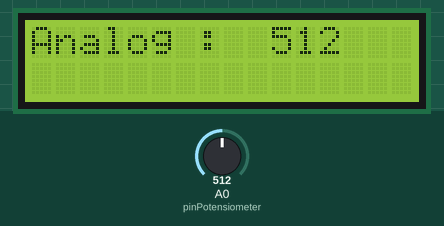
Recording of a sketch running on a simulated Arduino Uno, built with avr-gcc and run on an emulated ATmega328P. Shown: 16×2 character LCD. The test bench sets the inputs (shaded band); at power-on: A0 (pinPotensiometer) = 512.

Above: at 1.2 s.
1.3 s: A0 (pinPotensiometer) set to 716
At 1.52 s:
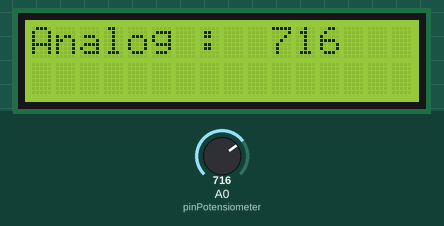
4.3 s: A0 (pinPotensiometer) set to 900
At 4.88 s:
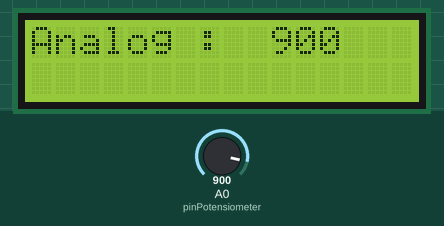
5.8 s: A0 (pinPotensiometer) set to 1023
At 6.34 s:
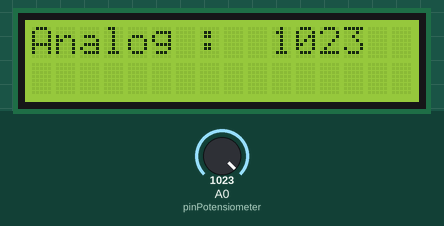
Timing chart, 0 to 8.8 s (numbered marks = the images above; inputs shaded):
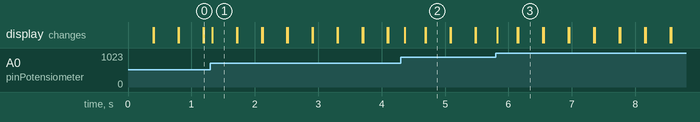

The sketch:

potensiometer_lcd16x2.ino
```cpp
#include <LiquidCrystal_I2C.h>
LiquidCrystal_I2C lcd(0x27, 16, 2);

#define pinPotensiometer A0

void setup() {
  Serial.begin(9600);
  lcd.begin();
  lcd.backlight();
}

void loop(){
  int bacaAnalog = analogRead(pinPotensiometer);
  lcd.setCursor(0,0);
  lcd.print("Analog : ");
  lcd.setCursor(10,0);
  lcd.print(bacaAnalog);
  delay(50);
  lcd.clear();
}
```

Measured:
- after the input at 4.3 s, the display: changes after 0.07 s (image 2)
- after the input at 5.8 s, the display: changes at once (image 3)
